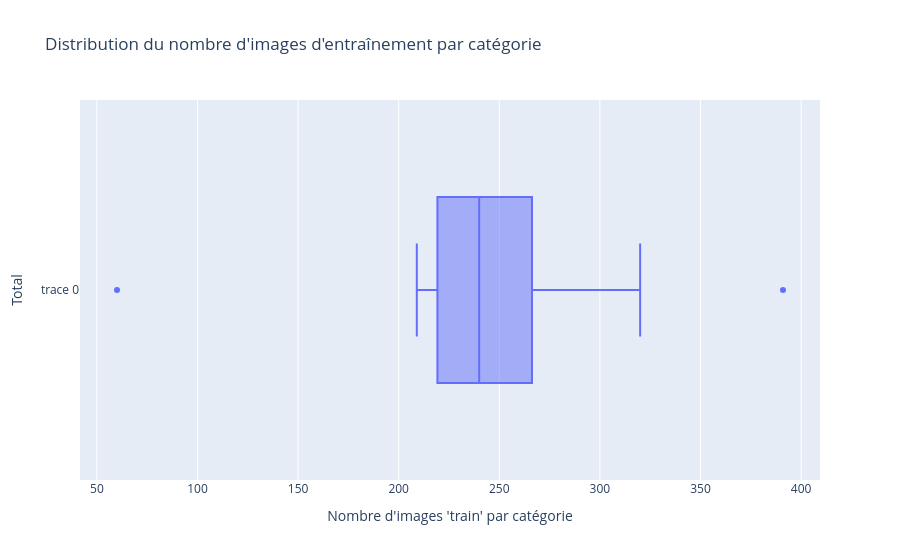

Source (notebook cell):
### Code cell
# Nombre d'image "train" par catégorie
counts_cat=df[df["type"]=="train"].groupby(["category"]).agg(count=('file','count')).reset_index()

fig=go.Figure()
fig.add_trace(go.Box(
    x=counts_cat["count"], 
    orientation="h"
))
fig.update_layout(
    title="Distribution du nombre d'images d'entraînement par catégorie",
    yaxis_title="Total",
    xaxis_title="Nombre d'images 'train' par catégorie"
)
fig.show()

### Figure 1 — Plotly figure (JSON) as saved in the notebook; plotly's stock layout.template omitted (floating-point values rounded to 4 significant figures)
{"data": [{"orientation": "h", "type": "box", "x": [209, 224, 219, 280, 264, 391, 245, 220, 267, 320, 230, 60, 213, 247, 240]}], "layout": {"title": {"text": "Distribution du nombre d'images d'entraînement par catégorie"}, "xaxis": {"title": {"text": "Nombre d'images 'train' par catégorie"}}, "yaxis": {"title": {"text": "Total"}}}}
